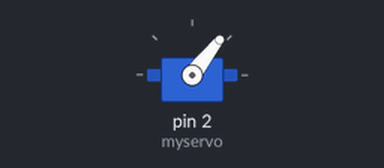
Bench run of a sketch on a simulated Arduino Uno, built with avr-gcc and run on an emulated ATmega328P. Shown: servo.

Above: at 0.05 s.
At 0.85 s:
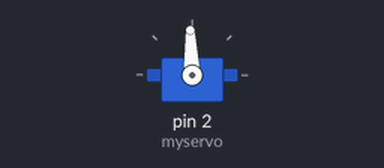
At 1.7 s:
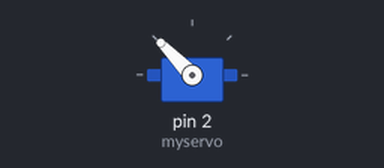
At 3.4 s:
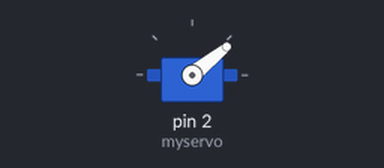
Timing chart, 0 to 8.3 s (numbered marks = the images above):
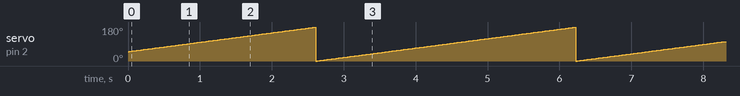

The sketch:

Knob.ino
```cpp
/*
 Controlling a servo position using a potentiometer (variable resistor)
 by Michal Rinott <http://people.interaction-ivrea.it/m.rinott>

 modified on 8 Nov 2013
 by Scott Fitzgerald
 http://www.arduino.cc/en/Tutorial/Knob
*/

#include <Servo.h>

Servo myservo;  // create servo object to control a servo

int val=50;    // variable to read the value from the analog pin

void setup() {
  myservo.attach(2);  // attaches the servo on pin 9 to the servo object
}

void loop() {
  myservo.write(val%180);                  // sets the servo position according to the scaled value
  delay(20);
  val = val+1;                          // waits for the servo to get there
}
```

Measured:
- by itself, servo on pin 2 (myservo): ramps from 0° to 179° and jumps back, once every 3.6 s
